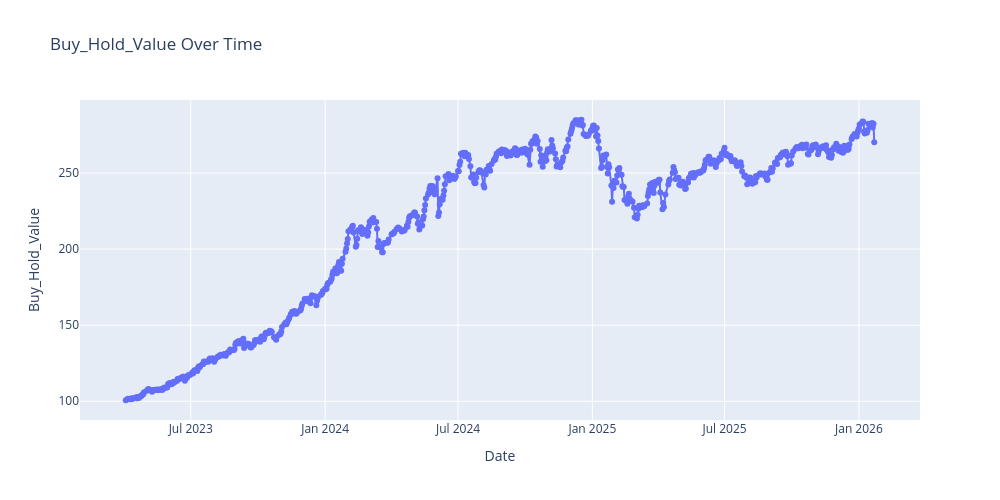

Notebook source saved alongside this figure:
### Code cell
import plotly.express as px

# ✅ Group by Date and calculate total portfolio value
portfolio_summary = (
    conc_df.groupby("Date", as_index=False)["Buy_Hold_Value"].sum()
)
# ✅ Plot with Plotly
fig = px.line(
    portfolio_summary,
    x="Date",
    y="Buy_Hold_Value",
    title="Buy_Hold_Value Over Time",
    labels={"Date": "Date", "Buy_Hold_Value": "Buy_Hold_Value"},
    markers=True
)

fig.update_traces(line=dict(width=2))
fig.update_layout(width=1000,   # 🔑 width
                  height=500)    # 🔑 height
fig.show()

### Figure 1 — Plotly figure (JSON) as saved in the notebook; plotly's stock layout.template omitted (floating-point values rounded to 4 significant figures; data arrays with more than 128 entries replaced by an {"elided": "..."} marker saying what was removed)
{"data": [{"hovertemplate": "Date=%{x}<br>Buy_Hold_Value=%{y}<extra></extra>", "legendgroup": "", "line": {"color": "#636efa", "dash": "solid", "width": 2}, "marker": {"symbol": "circle"}, "mode": "lines+markers", "name": "", "orientation": "v", "showlegend": false, "type": "scatter", "x": {"elided": "697 str values"}, "xaxis": "x", "y": {"elided": "697 float values"}, "yaxis": "y"}], "layout": {"height": 500, "legend": {"tracegroupgap": 0}, "title": {"text": "Buy_Hold_Value Over Time"}, "width": 1000, "xaxis": {"anchor": "y", "domain": [0, 1], "title": {"text": "Date"}}, "yaxis": {"anchor": "x", "domain": [0, 1], "title": {"text": "Buy_Hold_Value"}}}}
